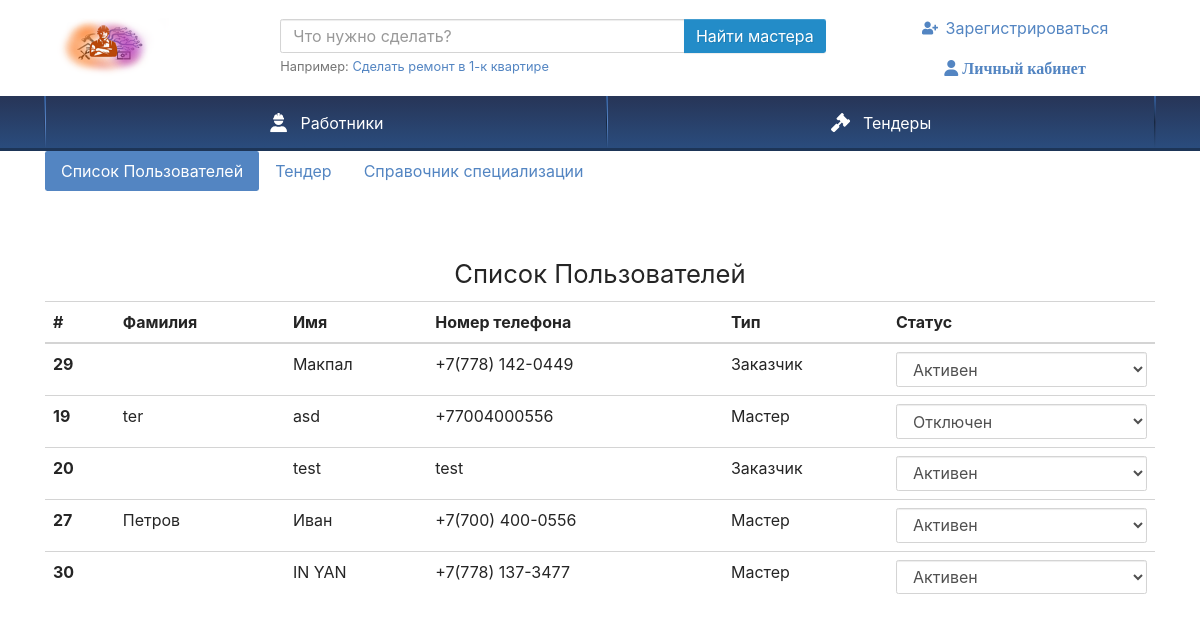
Screenshot of /admin.php (signed in) with the database file from the repository.
### tables this page shows
CREATE TABLE `users` (
  `ID` int(11) NOT NULL,
  `NAME` varchar(255) NOT NULL,
  `LASTNAME` varchar(255) NOT NULL,
  `PHONE` varchar(255) NOT NULL,
  `TYPE` int(11) NOT NULL,
  `PASSWORD` varchar(255) NOT NULL,
  `STATUS` int(11) NOT NULL,
  `LOCATION` int(11) NOT NULL,
  `ABOUT` mediumtext NOT NULL,
  `AVATAR` varchar(100) NOT NULL,
  `POST_DATE` date DEFAULT NULL
);

### admin.php (the view, shortened to what this page needs)
<?php require_once 'Theme/blocks/header.php';
require 'conn.php';
$query = "SELECT * FROM `users`";
$result = mysqli_query($link, $query) or die("Ошибка " . mysqli_error($link));
$rows = mysqli_fetch_all($result, MYSQLI_ASSOC);
?>
<div class="container ">
<ul class="nav nav-pills mb-3" id="pills-tab" role="tablist">
  <li class="nav-item" role="presentation">
    <a class="nav-link active" id="pills-home-tab" data-toggle="pill" href="#pills-home" role="tab" aria-controls="pills-home" aria-selected="true">Список Пользователей</a>
  </li>
  <li class="nav-item" role="presentation">
    <a class="nav-link" id="pills-profile-tab" data-toggle="pill" href="#pills-profile" role="tab" aria-controls="pills-profile" aria-selected="false">Тендер</a>
  </li>
  <li class="nav-item" role="presentation">
    <a class="nav-link" id="pills-contact-tab" data-toggle="pill" href="#pills-contact" role="tab" aria-controls="pills-contact" aria-selected="false">Справочник специализации</a>
  </li>
</ul>
        <div class="tab-content" id="pills-tabContent">
            <div class="tab-pane fade show active" id="pills-home" role="tabpanel" aria-labelledby="pills-home-tab">
            <div class="row pt-5">
    <div class="col-12 ">
    <h1 style="text-align:center">Список Пользователей </h1>
    <table class="table">
  <thead>
    <tr>
      <th scope="col">#</th>
      <th scope="col">Фамилия</th>
      <th scope="col">Имя</th>
      <th scope="col">Номер телефона</th>
      <th scope="col">Тип</th>
      <th scope="col">Статус</th>
    </tr>
  </thead>
  <tbody>
  <?php foreach($rows as $row) { ?>
    <tr>
      <th scope="row"><input type="hidden" id="uss" value="<?php echo $row['ID']; ?>" /><?php echo $row['ID']; ?></th>
      <td><?php echo $row['LASTNAME']; ?></td>
      <td><?php echo $row['NAME']; ?></td>
      <td><?php echo $row['PHONE']; ?></td>
      <td ><?php if($row['TYPE'] == 1) { $txt = 'Заказчик';} else { $txt = 'Мастер';} echo $txt; ?></td>
      <td>
      <select data-id="<?php echo $row['ID']; ?>" id="user_state" class="form-control edit_data">
        <option  value="<?php echo $row['STATUS']; ?>"><?php if($row['STATUS'] == 1) {$text = 'Активен'; $tst = 'Отключен'; $tvt = 0; } else {$text = 'Отключен'; $tst = 'Активен'; $tvt = 1;} echo $text; ?></option>
      </td>
    </tr>
  <?php } ?>
       </tbody>
     </table>
     </div>
  </div>
  </div>
</div>
                                    <?php require 'conn.php';
                                    $query = "SELECT * FROM `speciality`";
                                    $result = mysqli_query($link, $query) or die("Ошибка " . mysqli_error($link));
                                    $rows = mysqli_fetch_all($result, MYSQLI_ASSOC);
                                    print_r($rows);
                                    ?>
</div>
<?php require_once 'Theme/blocks/footer.php'; ?>

### rows the page displays
users: ID "29", NAME "Макпал", PHONE "+7(778) 142-0449", TYPE "Заказчик", STATUS+ID "Активен"
users: ID "19", LASTNAME "ter", NAME "asd", PHONE "+77004000556", TYPE "Мастер", STATUS+ID "Отключен"
users: ID "20", NAME "test", PHONE "test", TYPE "Заказчик", STATUS+ID "Активен"
users: ID "27", LASTNAME "Петров", NAME "Иван", PHONE "+7(700) 400-0556", TYPE "Мастер", STATUS+ID "Активен"
users: ID "30", NAME "IN YAN", PHONE "+7(778) 137-3477", TYPE "Мастер", STATUS+ID "Активен"
